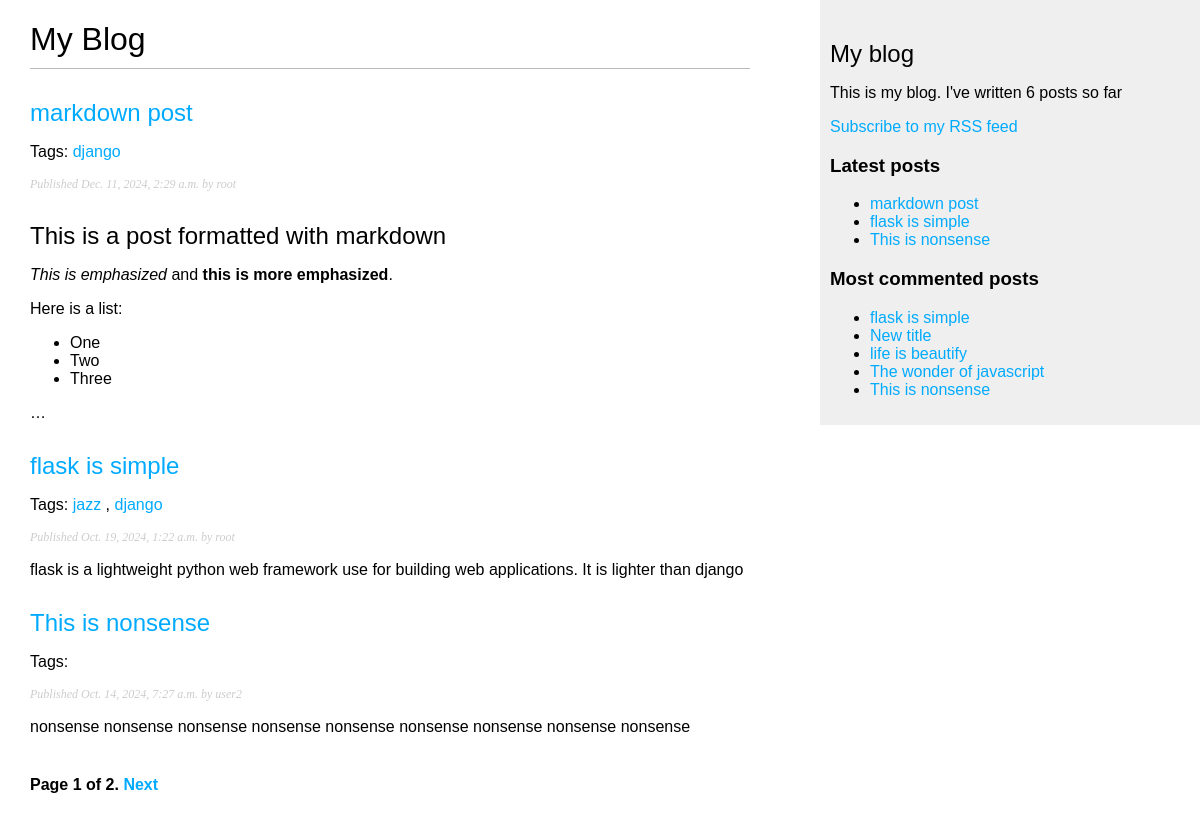
Screenshot of /blog/ with the database file from the repository.
### blog/models.py (models this page shows, shortened)
class Post(models.Model):
    class Status(models.TextChoices):
        DRAFT = 'DF', 'Draft'
        PUBLISHED = 'PB', 'Published'
    title = models.CharField(max_length=250)
    slug = models.SlugField(max_length=250, unique_for_date='publish')
    author = models.ForeignKey(
        settings.AUTH_USER_MODEL,
        on_delete=models.CASCADE,
        related_name='blog_posts'
    )
    body = models.TextField()
    publish = models.DateTimeField(default=timezone.now)
    created = models.DateTimeField(auto_now_add=True)
    updated = models.DateTimeField(auto_now=True)
    status = models.CharField(
        max_length=2,
        choices=Status,
        default=Status.DRAFT
    )
    objects = models.Manager() # The default manager.
    published = PublishedManager() # Our custom manager
    tags = TaggableManager()
    class Meta:
        ordering = ['-publish']
        indexes = [
            models.Index(fields=['-publish']),
        ]
    """
    The reverse() function will build the URL dynamically using the URL name defined
    in the URL paterns. We have used the blog namespace followed by a colon and
    the post_detail URL name. Remeber that the blog namespace is defined in the
    main urls.py file of the project when including the URL
    patterns from blog.urls. The post_detail URL is defined in the urls.py file of the blog application.mt
    """
    def get_absolute_url(self):
        return reverse(
            'blog:post_detail',
            args=[
                self.publish.year,
                self.publish.month,
                self.publish.day,
                self.slug]
        )

### blog/views.py (the view)
# urls.py: path('', views.post_list, name="post_list"),
def post_list(request, tag_slug=None): # this request parameter is required by all views
    post_list = Post.published.all()
    tag = None
    if tag_slug:
        tag = get_object_or_404(Tag, slug=tag_slug)
        post_list = post_list.filter(tags__in=[tag])
    paginator = Paginator(post_list, 3)
    page_number = request.GET.get('page', 1)
    try:
        posts = paginator.page(page_number)
    except PageNotAnInteger:
        posts = pagination.page(1)
    except EmptyPage:
        posts = paginator.page(paginator.num_pages)
    return render(request, 'blog/post/list.html', {'posts': posts, 'tags': tag})

### blog/models.py (called while the page is built)
    def get_queryset(self):
        return (
            super().get_queryset().filter(status=Post.Status.PUBLISHED)
        )

### blog/templatetags/blog_tags.py (called while the page is built)
@register.simple_tag
def total_posts():
    return Post.published.count()

@register.inclusion_tag('blog/post/latest_posts.html')
def show_latest_posts(count=5): # The counts specifies the number of posts to display
    latest_posts = Post.published.order_by('-publish')[:count]
    return {'latest_posts': latest_posts}

@register.simple_tag
def get_most_commented_posts(count=5):
    return Post.published.annotate(
        total_comments=Count('comments')
    ).order_by('-total_comments')[:count]

@register.filter(name='markdown')
def markdown_format(text):
    return mark_safe(markdown.markdown(text))

### blog/templates/blog/post/list.html (shortened to what this page needs)
{% extends "blog/base.html" %}
{% load blog_tags %}
{% block content %}
    <h1>My Blog</h1>
    {% for post in posts %}
       <h2><a href="{{ post.get_absolute_url }}">{{ post.title }}</a> </h2>
       <p class="tags">
         Tags:
         {% for tag in post.tags.all %}
           <a href="{% url "blog:post_list_by_tag" tag.slug %}">
             {{ tag.name }}
           </a>{% if not forloop.last %}, {% endif %}
         {% endfor %}
       </p>
       <p class="date">Published {{ post.publish }} by {{ post.author }}</p>
       {{ post.body|markdown|truncatewords_html:30 }}
    {% endfor %}
    {% include "pagination.html" with page=posts %}
{% endblock %}

### blog/templates/blog/base.html (shortened to what this page needs)
{% load blog_tags %}
{% load static %}
<!DOCTYPE html>
<html>
<head>
 <link href="{% static "css/blog.css" %}" rel="stylesheet">
</head>
<body>
    <div id="content">
        {% block content %}
        {% endblock %}
    </div>
    <div id="sidebar">
       <h2>My blog</h2>
       <p>This is my blog. I've written {% total_posts %} posts so far</p>
       <p>
         <a href="{% url "blog:post_feed" %}">Subscribe to my RSS feed</a>
       </p>
       <h3>Latest posts</h3>
       {% show_latest_posts 3 %}
       <h3>Most commented posts</h3>
       {% get_most_commented_posts as most_commented_posts %}
       <ul>
         {% for post in most_commented_posts %}
           <li>
             <a href="{{ post.get_absolute_url }}">{{ post.title }}</a>
           </li>
         {% endfor %}
       </ul>
    </div>
</body>
</html>

### blog/templates/blog/post/latest_posts.html
<ul>
  {% for post in latest_posts %}
  <li>
    <a href="{{ post.get_absolute_url }}">{{ post.title }}</a>
  </li>
  {% endfor %}
</ul>

### blog/static/css/blog.css (style rules this page uses)
body { margin:0; padding:0; font-family:helvetica, sans-serif; }
a { color:#00abff; text-decoration:none; }
h1 { font-weight:normal; border-bottom:1px solid #bbb; padding:0 0 10px 0; }
h2 { font-weight:normal; margin:30px 0 0; }
#content { float:left; width:60%; padding:0 0 0 30px; }
#sidebar { float:right; width:30%; padding:10px; background:#efefef; height:100%; }
p.date { color:#ccc; font-family: georgia, serif; font-size: 12px; font-style: italic; }

### rows the page displays
Post: title "markdown post", publish "Dec. 11, 2024, 2:29 a.m.", author "root", body "This is a post formatted with markdown This is emphasized and this is more emphasized . Here is a list: One Two Three …"
Tag: name "django"
Post: title "flask is simple", publish "Oct. 19, 2024, 1:22 a.m.", author "root", body "flask is a lightweight python web framework use for building web applications. It is lighter than django"
Tag: name "jazz"
Post: title "This is nonsense", publish "Oct. 14, 2024, 7:27 a.m.", author "user2", body "nonsense nonsense nonsense nonsense nonsense nonsense nonsense nonsense nonsense"
Post: title "New title"
Post: title "life is beautify"
Post: title "The wonder of javascript"

### other values shown
{{ page.number }} "1"
{{ page.paginator.num_pages }} "2"
